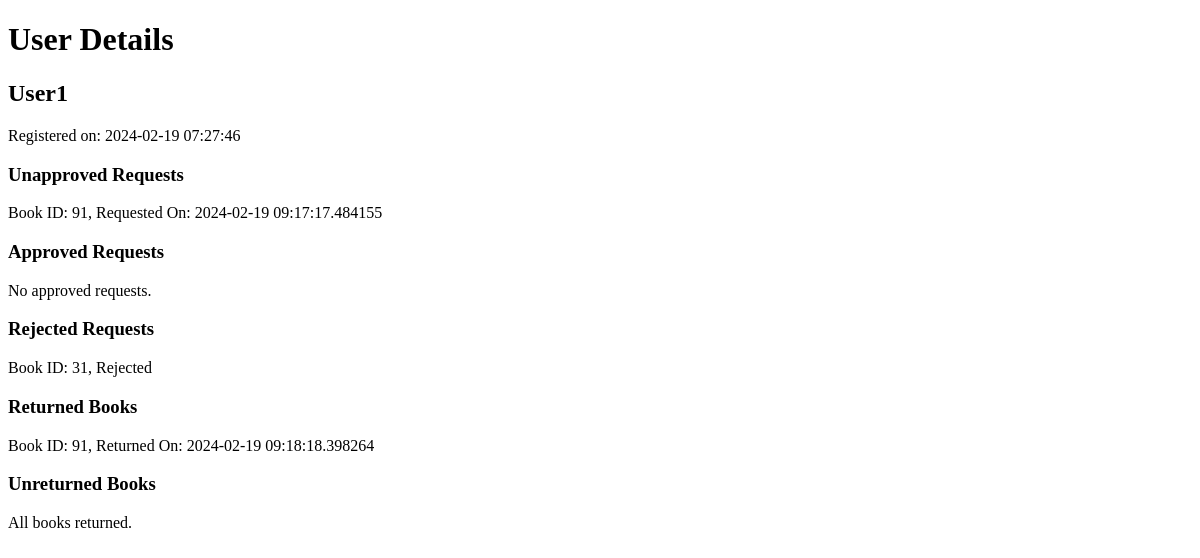
The page /users/details on the database as committed earlier.
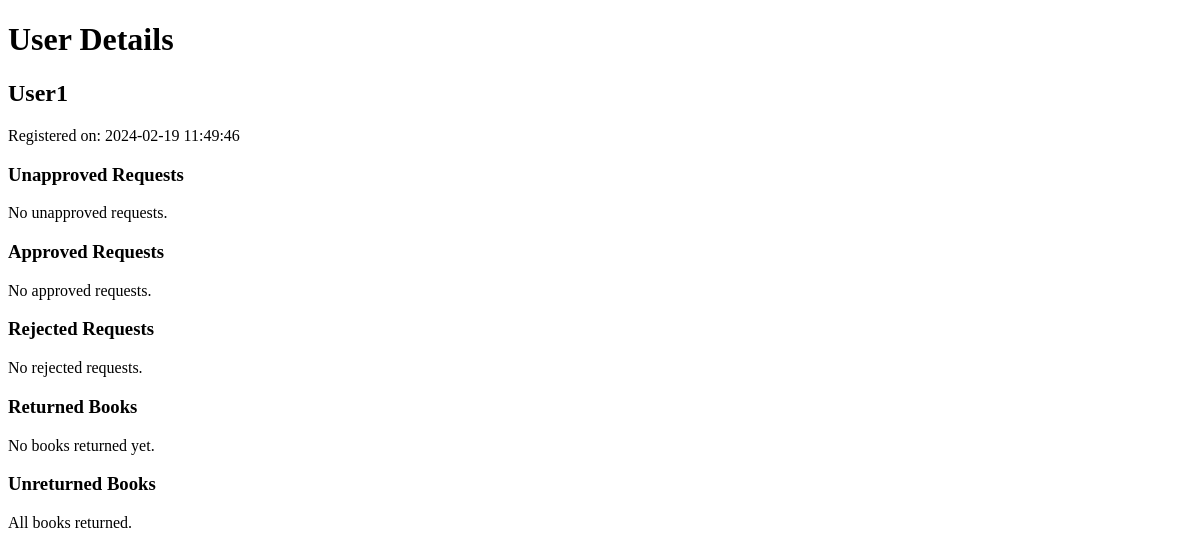
The same page on the database as committed later.
### models.py (models this page shows, shortened)
class User(db.Model):
    __table_name__ = "user"
    id = Column(Integer, primary_key=True)
    username = Column(String(50), unique=True, nullable=False)
    password = Column(String(50), nullable=False)
    email = Column(String(100), unique=True, nullable=True)
    t_register = Column(DateTime, default=datetime.utcnow)
    is_librarian = Column(Boolean, default=False)
    is_admin = Column(Boolean, default=False)
    user_books = db.relationship('UserBook', back_populates='user', lazy=True)

class UserBook(db.Model):
    __tablename__ = "userbook"
    id = Column(Integer, primary_key=True)
    user_id = Column(Integer, ForeignKey('user.id'), nullable=False)
    book_id = Column(Integer, ForeignKey('book.id'), nullable=False)
    t_request = Column(DateTime, default=datetime.utcnow, nullable=False)
    t_return = Column(DateTime, nullable=True)
    t_deadline = Column(DateTime, nullable=True)
    is_approved = Column(Boolean, default=False)
    is_rejected = Column(Boolean, default=False)
    user = db.relationship('User', back_populates='user_books')
    book = db.relationship('Book', back_populates='user_books')

### app.py (the view)
@app.route('/users/details', methods=['GET'])
def view_users_details():
    users = User.query.filter(User.is_librarian == False, User.is_admin == False).all()
    if not users:
        return render_template('librarian/user_details.html', message="There are no active users registered.")
    for user in users:
        user.unapproved_requests = UserBook.query.filter_by(user_id=user.id, is_approved=False, is_rejected=False).all()
        user.approved_requests = UserBook.query.filter_by(user_id=user.id, is_approved=True).all()
        user.rejected_requests = UserBook.query.filter_by(user_id=user.id, is_rejected=True).all()
        user.returned_books = UserBook.query.filter(UserBook.user_id == user.id, UserBook.t_return.isnot(None)).all()
        user.unreturned_books = UserBook.query.filter_by(user_id=user.id, is_approved=True, t_return=None).all()
    return render_template('librarian/user_details.html', users=users)

### templates/librarian/user_details.html (shortened to what this page needs)
<!DOCTYPE html>
<html lang="en">
<head>
</head>
<body>
    <h1>User Details</h1>
    {% for user in users %}
        <h2>{{ user.username }}</h2>
        <p>Registered on: {{ user.t_register.strftime('%Y-%m-%d %H:%M:%S') }}</p>
        <h3>Unapproved Requests</h3>
        {% for request in user.unapproved_requests %}
            <p>Book ID: {{ request.book_id }}, Requested On: {{ request.t_request }}</p>
        {% else %}
            <p>No unapproved requests.</p>
        {% endfor %}
        <h3>Approved Requests</h3>
        {% for request in user.approved_requests %}
            <p>Book ID: {{ request.book_id }}, Approved, Return by: {{ request.t_return }}</p>
        {% else %}
            <p>No approved requests.</p>
        {% endfor %}
        <h3>Rejected Requests</h3>
        {% for request in user.rejected_requests %}
            <p>Book ID: {{ request.book_id }}, Rejected</p>
        {% else %}
            <p>No rejected requests.</p>
        {% endfor %}
        <h3>Returned Books</h3>
        {% for request in user.returned_books %}
            <p>Book ID: {{ request.book_id }}, Returned On: {{ request.t_return }}</p>
        {% else %}
            <p>No books returned yet.</p>
        {% endfor %}
        <h3>Unreturned Books</h3>
        {% for request in user.unreturned_books %}
            <p>Book ID: {{ request.book_id }}, To be returned</p>
        {% else %}
            <p>All books returned.</p>
        {% endfor %}
    {% endfor %}
</body>
</html>

Rows that differ between the two databases and show on the page:
removed UserBook: book_id "91", t_request "2024-02-19 09:17:17.484155", t_return "2024-02-19 09:18:18.398264"
removed UserBook: book_id "31"
changed User "User1": t_register "2024-02-19 07:27:46" → "2024-02-19 11:49:46"; now shows "No unapproved requests. No rejected requests. No books returned yet."
